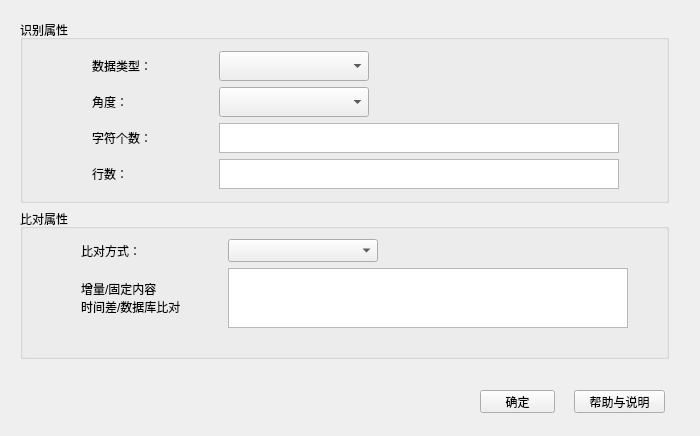
<?xml version="1.0" encoding="UTF-8"?>
<ui version="4.0">
 <class>TypeEditWidget</class>
 <widget class="QWidget" name="TypeEditWidget">
  <property name="geometry">
   <rect>
    <x>0</x>
    <y>0</y>
    <width>700</width>
    <height>436</height>
   </rect>
  </property>
  <property name="maximumSize">
   <size>
    <width>700</width>
    <height>500</height>
   </size>
  </property>
  <property name="windowTitle">
   <string>类型编辑</string>
  </property>
  <property name="styleSheet">
   <string notr="true">font: 12pt &quot;楷体&quot;;</string>
  </property>
  <widget class="QWidget" name="verticalLayoutWidget">
   <property name="geometry">
    <rect>
     <x>9</x>
     <y>9</y>
     <width>671</width>
     <height>361</height>
    </rect>
   </property>
   <layout class="QVBoxLayout" name="verticalLayout">
    <item>
     <widget class="QGroupBox" name="groupBox">
      <property name="maximumSize">
       <size>
        <width>690</width>
        <height>200</height>
       </size>
      </property>
      <property name="title">
       <string>识别属性</string>
      </property>
      <widget class="QWidget" name="gridLayoutWidget">
       <property name="geometry">
        <rect>
         <x>10</x>
         <y>20</y>
         <width>651</width>
         <height>161</height>
        </rect>
       </property>
       <layout class="QGridLayout" name="gridLayout">
        <item row="4" column="1">
         <widget class="QTextEdit" name="textEditCharNum">
          <property name="maximumSize">
           <size>
            <width>400</width>
            <height>30</height>
           </size>
          </property>
         </widget>
        </item>
        <item row="2" column="1">
         <widget class="QComboBox" name="comboBoxType">
          <property name="maximumSize">
           <size>
            <width>150</width>
            <height>30</height>
           </size>
          </property>
         </widget>
        </item>
        <item row="2" column="0">
         <widget class="QLabel" name="label">
          <property name="maximumSize">
           <size>
            <width>70</width>
            <height>30</height>
           </size>
          </property>
          <property name="text">
           <string>数据类型：</string>
          </property>
         </widget>
        </item>
        <item row="4" column="0">
         <widget class="QLabel" name="label_3">
          <property name="text">
           <string>字符个数：</string>
          </property>
         </widget>
        </item>
        <item row="3" column="0">
         <widget class="QLabel" name="label_2">
          <property name="text">
           <string>角度：</string>
          </property>
         </widget>
        </item>
        <item row="3" column="1">
         <widget class="QComboBox" name="comboBoxAngle">
          <property name="maximumSize">
           <size>
            <width>150</width>
            <height>30</height>
           </size>
          </property>
         </widget>
        </item>
        <item row="5" column="0">
         <widget class="QLabel" name="label_4">
          <property name="text">
           <string>行数：</string>
          </property>
         </widget>
        </item>
        <item row="5" column="1">
         <widget class="QTextEdit" name="textEditRowNum">
          <property name="maximumSize">
           <size>
            <width>400</width>
            <height>30</height>
           </size>
          </property>
         </widget>
        </item>
       </layout>
      </widget>
     </widget>
    </item>
    <item>
     <widget class="QGroupBox" name="groupBox_2">
      <property name="maximumSize">
       <size>
        <width>690</width>
        <height>150</height>
       </size>
      </property>
      <property name="title">
       <string>比对属性</string>
      </property>
      <widget class="QWidget" name="gridLayoutWidget_2">
       <property name="geometry">
        <rect>
         <x>9</x>
         <y>19</y>
         <width>651</width>
         <height>111</height>
        </rect>
       </property>
       <layout class="QGridLayout" name="gridLayout_2">
        <item row="0" column="1">
         <widget class="QComboBox" name="comboBoxCompareType">
          <property name="maximumSize">
           <size>
            <width>150</width>
            <height>30</height>
           </size>
          </property>
         </widget>
        </item>
        <item row="0" column="0">
         <widget class="QLabel" name="label_5">
          <property name="maximumSize">
           <size>
            <width>70</width>
            <height>30</height>
           </size>
          </property>
          <property name="text">
           <string>比对方式：</string>
          </property>
         </widget>
        </item>
        <item row="1" column="0">
         <widget class="QLabel" name="label_6">
          <property name="text">
           <string>增量/固定内容
时间差/数据库比对</string>
          </property>
         </widget>
        </item>
        <item row="1" column="1">
         <widget class="QTextEdit" name="textEditCompareSet">
          <property name="maximumSize">
           <size>
            <width>400</width>
            <height>60</height>
           </size>
          </property>
         </widget>
        </item>
       </layout>
      </widget>
     </widget>
    </item>
   </layout>
  </widget>
  <widget class="QPushButton" name="okBtn">
   <property name="geometry">
    <rect>
     <x>480</x>
     <y>390</y>
     <width>75</width>
     <height>23</height>
    </rect>
   </property>
   <property name="maximumSize">
    <size>
     <width>150</width>
     <height>30</height>
    </size>
   </property>
   <property name="text">
    <string>确定</string>
   </property>
  </widget>
  <widget class="QPushButton" name="helpBtn">
   <property name="geometry">
    <rect>
     <x>574</x>
     <y>390</y>
     <width>91</width>
     <height>23</height>
    </rect>
   </property>
   <property name="maximumSize">
    <size>
     <width>150</width>
     <height>30</height>
    </size>
   </property>
   <property name="text">
    <string>帮助与说明</string>
   </property>
  </widget>
 </widget>
 <layoutdefault spacing="6" margin="11"/>
 <resources/>
 <connections/>
</ui>
